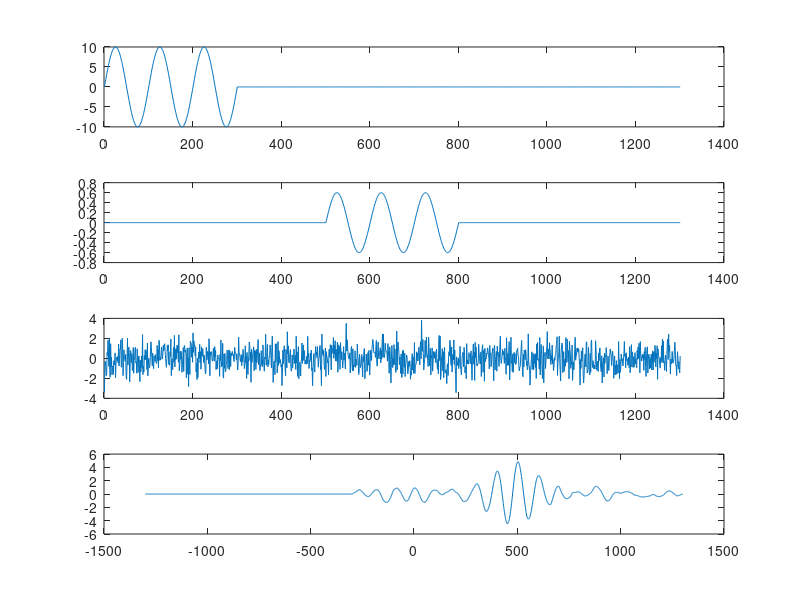

The MATLAB source for this figure:
clc;
clearvars;

T = 100;
t = 0:3*T;
x1 = 10*sin(2*pi*t/T);
x = [ x1 zeros(1,1000)];

echo = [zeros(1,500) 0.06.*x1 zeros(1,500)];



noise = randn(1, length(echo));
noise_add_sig = echo + noise;

[Rxr lag] = xcorr(noise_add_sig, x);
Rxr = normalize(Rxr);

subplot(4,1,1)
plot(x);
subplot(4,1,2)
plot(echo)
subplot(4,1,3)
plot(noise_add_sig)
subplot(4,1,4)
plot(lag, Rxr)
